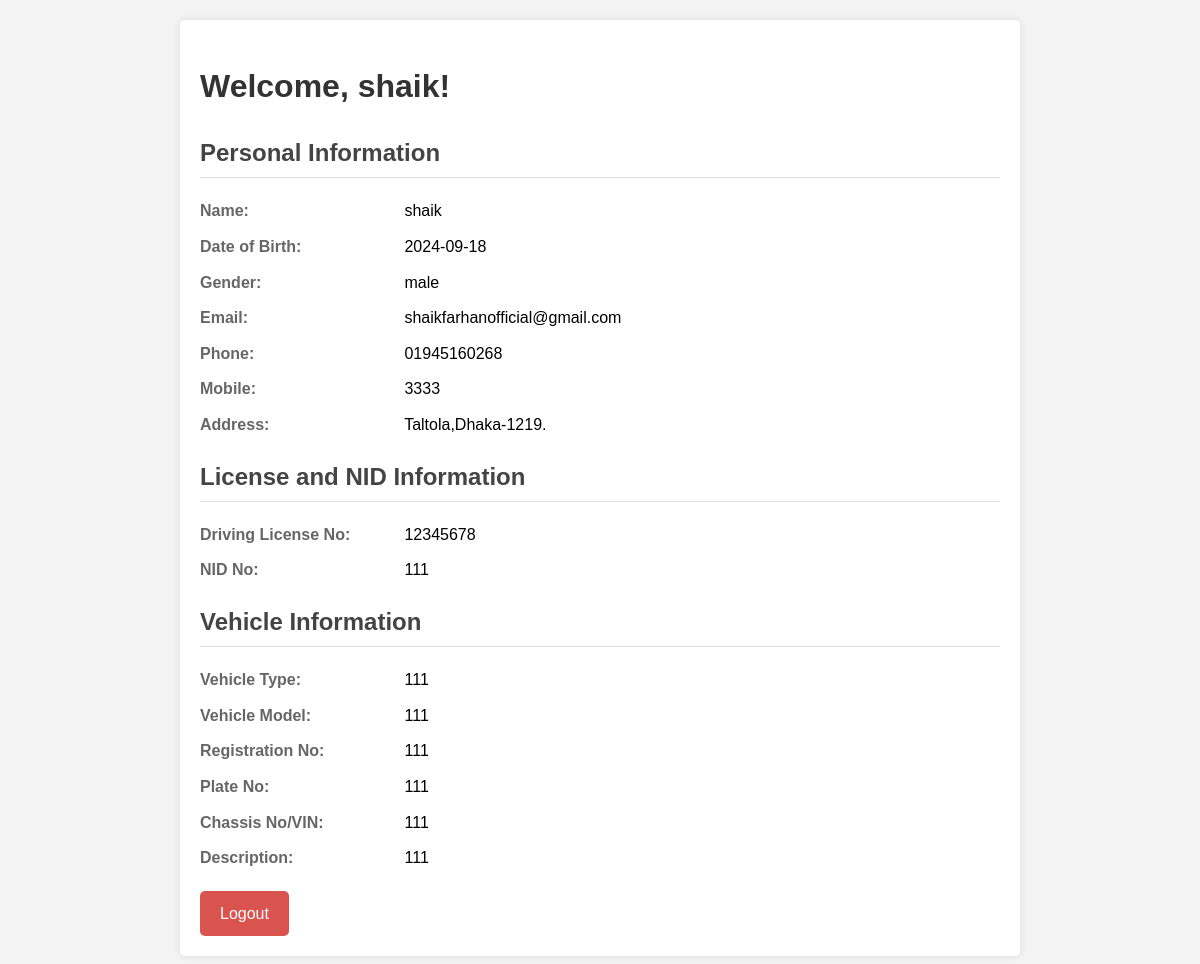
The page /voinfo.php (signed in) on the database its author committed.
### tables this page shows
CREATE TABLE `vehicle_owners` (
  `id` int(6) UNSIGNED NOT NULL,
  `name` varchar(100) NOT NULL,
  `dob` date DEFAULT NULL,
  `gender` varchar(10) DEFAULT NULL,
  `licence_no` varchar(50) DEFAULT NULL,
  `email` varchar(100) DEFAULT NULL,
  `phone` varchar(20) DEFAULT NULL,
  `mobile` varchar(20) DEFAULT NULL,
  `address` text DEFAULT NULL,
  `nid_no` varchar(50) DEFAULT NULL,
  `nid_photo_front` varchar(255) DEFAULT NULL,
  `nid_photo_back` varchar(255) DEFAULT NULL,
  `vehicle_type` varchar(50) DEFAULT NULL,
  `vehicle_model` varchar(50) DEFAULT NULL,
  `vehicle_registration` varchar(50) DEFAULT NULL,
  `vehicle_plate` varchar(50) DEFAULT NULL,
  `vehicle_chassis` varchar(100) DEFAULT NULL,
  `description` text DEFAULT NULL,
  `password` varchar(255) DEFAULT NULL,
  `reg_date` timestamp NOT NULL DEFAULT current_timestamp() ON UPDATE current_timestamp()
);

### voinfo.php (the view, shortened to what this page needs)
<?php
$servername = "localhost";
$username = "root";
$password = "";
$dbname = "vehicle_owner_db";
$conn = new mysqli($servername, $username, $password, $dbname);
$user_id = $_SESSION['user_id'];
$sql = "SELECT * FROM vehicle_owners WHERE id = $user_id";
$result = $conn->query($sql);
if ($result->num_rows == 1) {
    $user_data = $result->fetch_assoc();
} else {
    die("User not found");
}
?>
<!DOCTYPE html>
<html lang="en">
<head>
</head>
<body>
    <div class="container">
        <h1>Welcome, <?php echo htmlspecialchars($user_data['name']); ?>!</h1>
        <div class="info-group">
            <h2>Personal Information</h2>
            <div class="info-item"><strong>Name:</strong> <?php echo htmlspecialchars($user_data['name']); ?></div>
            <div class="info-item"><strong>Date of Birth:</strong> <?php echo htmlspecialchars($user_data['dob']); ?></div>
            <div class="info-item"><strong>Gender:</strong> <?php echo htmlspecialchars($user_data['gender']); ?></div>
            <div class="info-item"><strong>Email:</strong> <?php echo htmlspecialchars($user_data['email']); ?></div>
            <div class="info-item"><strong>Phone:</strong> <?php echo htmlspecialchars($user_data['phone']); ?></div>
            <div class="info-item"><strong>Mobile:</strong> <?php echo htmlspecialchars($user_data['mobile']); ?></div>
            <div class="info-item"><strong>Address:</strong> <?php echo htmlspecialchars($user_data['address']); ?></div>
        </div>
        <div class="info-group">
            <h2>License and NID Information</h2>
            <div class="info-item"><strong>Driving License No:</strong> <?php echo htmlspecialchars($user_data['licence_no']); ?></div>
            <div class="info-item"><strong>NID No:</strong> <?php echo htmlspecialchars($user_data['nid_no']); ?></div>
        </div>
        <div class="info-group">
            <h2>Vehicle Information</h2>
            <div class="info-item"><strong>Vehicle Type:</strong> <?php echo htmlspecialchars($user_data['vehicle_type']); ?></div>
            <div class="info-item"><strong>Vehicle Model:</strong> <?php echo htmlspecialchars($user_data['vehicle_model']); ?></div>
            <div class="info-item"><strong>Registration No:</strong> <?php echo htmlspecialchars($user_data['vehicle_registration']); ?></div>
            <div class="info-item"><strong>Plate No:</strong> <?php echo htmlspecialchars($user_data['vehicle_plate']); ?></div>
            <div class="info-item"><strong>Chassis No/VIN:</strong> <?php echo htmlspecialchars($user_data['vehicle_chassis']); ?></div>
            <div class="info-item"><strong>Description:</strong> <?php echo htmlspecialchars($user_data['description']); ?></div>
        </div>
        <a href="logout.php" class="logout-btn">Logout</a>
    </div>
</body>
</html>

### voinfo.php (style rules this page uses)
body { font-family: Arial, sans-serif; line-height: 1.6; margin: 0; padding: 20px; background-color: #f4f4f4; }
.container { max-width: 800px; margin: auto; background: white; padding: 20px; border-radius: 5px; box-shadow: 0 0 10px rgba(0,0,0,0.1); }
h1 { color: #333; }
.info-group { margin-bottom: 20px; }
.info-group h2 { color: #444; border-bottom: 1px solid #ddd; padding-bottom: 5px; }
.info-item { margin-bottom: 10px; }
.info-item strong { display: inline-block; width: 200px; color: #666; }
.logout-btn { display: inline-block; background: #d9534f; color: #fff; padding: 10px 20px; text-decoration: none; border-radius: 5px; }

### rows shown on the page
vehicle_owners: name "shaik", dob "2024-09-18", gender "male", email "shaikfarhanofficial@gmail.com", phone "01945160268", mobile "3333", address "Taltola,Dhaka-1219.", licence_no "12345678", nid_no "111", vehicle_type "111", vehicle_model "111", vehicle_registration "111", vehicle_plate "111", vehicle_chassis "111", description "111"
